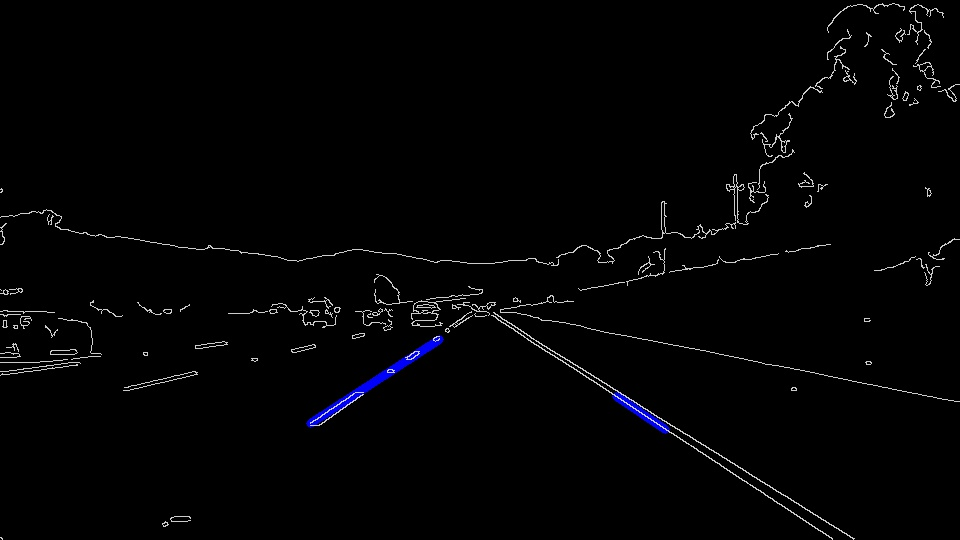
#> input picture solidWhiteRight.jpg, 960 x 540 px, found by its file name
$ jupyter execute --allow-errors P1.ipynb   (shell and % lines are left out)   (text cells are left out)
#> lines starting #> are read from the running program, lines starting #| are printed output that depends on the picture; after the words box and inside, x2 and y2 are one past the last pixel; in counts of white or black regions, pixels touching at a corner belong together; pictures that were not available may be replaced by others from this repository, and a replacement may not be noted
[cell 1]
#importing some useful packages
import matplotlib.pyplot as plt
import matplotlib.image as mpimg
import numpy as np
import cv2

[cell 2]
#reading in an image
image = mpimg.imread('test_images/solidWhiteRight.jpg')
#> image is the input picture: shape (540, 960, 3); mean R, G, B 3.2, 3.2, 4

#printing out some stats and plotting
print('This image is:', type(image), 'with dimensions:', image.shape)
#| This image is: <class 'numpy.ndarray'> with dimensions: (540, 960, 3)
plt.imshow(image)  # if you wanted to show a single color channel image called 'gray', for example, call as plt.imshow(gray, cmap='gray')

[cell 3]
import math


def grayscale(img):
    """Applies the Grayscale transform
    This will return an image with only one color channel
    but NOTE: to see the returned image as grayscale
    (assuming your grayscaled image is called 'gray')
    you should call plt.imshow(gray, cmap='gray')"""
    # return cv2.cvtColor(img, cv2.COLOR_RGB2GRAY)
    # Or use BGR2GRAY if you read an image with cv2.imread()
    return cv2.cvtColor(img, cv2.COLOR_BGR2GRAY)


def canny(img, low_threshold, high_threshold):
    """Applies the Canny transform"""
    return cv2.Canny(img, low_threshold, high_threshold)


def gaussian_blur(img, kernel_size):
    """Applies a Gaussian Noise kernel"""
    return cv2.GaussianBlur(img, (kernel_size, kernel_size), 0)


def region_of_interest(img, vertices):
    """
    Applies an image mask.

    Only keeps the region of the image defined by the polygon
    formed from `vertices`. The rest of the image is set to black.
    """
    # defining a blank mask to start with
    mask = np.zeros_like(img)

    # defining a 3 channel or 1 channel color to fill the mask with depending on the input image
    if len(img.shape) > 2:
        channel_count = img.shape[2]  # i.e. 3 or 4 depending on your image
        ignore_mask_color = (255,) * channel_count
    else:
        ignore_mask_color = 255

    # filling pixels inside the polygon defined by "vertices" with the fill color
    cv2.fillPoly(mask, vertices, ignore_mask_color)

    # returning the image only where mask pixels are nonzero
    masked_image = cv2.bitwise_and(img, mask)
    return masked_image


# Helper method to find extreme points
def extreme_points(img, lane, isLeft):
    if len(lane)==0:
        return None, None

    lane.sort(key=lambda x: x[1])
    slope_threshold = 0.05
    largest_red_line = 200
    if isLeft:
        ref_m, most_left = lane[0][0], (lane[0][1],lane[0][2])
        for i in reversed(range(len(lane))):
            red_slope = (lane[i][4] - most_left[1]) / (lane[i][3] - most_left[0])
            #print(ref_m, red_slope)
            if abs(red_slope-ref_m)<slope_threshold and abs(most_left[1]-lane[i][4])< largest_red_line:
                return most_left, (lane[i][3], lane[i][4])
    else:
        ref_m, most_right = lane[-1][0], (lane[-1][1],lane[-1][2])
        for i in range(len(lane)):
            red_slope = (lane[i][4] - most_right[1]) / (lane[i][3] - most_right[0])
            #print(ref_m, red_slope)
            if abs(red_slope-ref_m)<slope_threshold and abs(lane[i][4] - most_right[1]) < largest_red_line:
                return (lane[i][3], lane[i][4]), most_right


    return None, None


def draw_lines(img, lines, color=[255, 0, 0], thickness=8):
    """
    NOTE: this is the function you might want to use as a starting point once you want to
    average/extrapolate the line segments you detect to map out the full
    extent of the lane (going from the result shown in raw-lines-example.mp4
    to that shown in P1_example.mp4).

    Think about things like separating line segments by their
    slope ((y2-y1)/(x2-x1)) to decide which segments are part of the left
    line vs. the right line.  Then, you can average the position of each of
    the lines and extrapolate to the top and bottom of the lane.

    This function draws `lines` with `color` and `thickness`.
    Lines are drawn on the image inplace (mutates the image).
    If you want to make the lines semi-transparent, think about combining
    this function with the weighted_img() function below
    """

    lanes = []
    max_slope_diff, split = 0, 0

    for line in lines:
        for x1, y1, x2, y2 in line:
            if x2 - x1 == 0:
                m = float('inf')
            else:
                m = (y2 - y1) / (x2 - x1)
            lanes.append((m, x1, y1, x2, y2))

    lanes.sort()
    for i in range(1, len(lanes)):
        m_prev = lanes[i - 1][0]
        m = lanes[i][0]
        if m * m_prev < 0 and m - m_prev > max_slope_diff:
            max_slope_diff = m - m_prev
            split = i

    left_lane = lanes[:split]
    right_lane = lanes[split:]

    #     print(left_lane,'\n \n', right_lane, max_slope_diff)

    cv2.line(img, *extreme_points(img, left_lane, True), color, thickness)
    cv2.line(img, *extreme_points(img, right_lane, False), color, thickness)


def hough_lines(img, rho, theta, threshold, min_line_len, max_line_gap):
    """
    `img` should be the output of a Canny transform.

    Returns an image with hough lines drawn.
    """
    lines = cv2.HoughLinesP(img, rho, theta, threshold, np.array([]), minLineLength=min_line_len,
                            maxLineGap=max_line_gap)
    line_img = np.zeros((img.shape[0], img.shape[1], 3), dtype=np.uint8)
    draw_lines(line_img, lines)
    return line_img


# Python 3 has support for cool math symbols.

def weighted_img(img, initial_img, α=0.8, β=1., λ=0.):
    """
    `img` is the output of the hough_lines(), An image with lines drawn on it.
    Should be a blank image (all black) with lines drawn on it.

    `initial_img` should be the image before any processing.

    The result image is computed as follows:

    initial_img * α + img * β + λ
    NOTE: initial_img and img must be the same shape!
    """
    return cv2.addWeighted(initial_img, α, img, β, λ)

[cell 4]
import os
os.listdir("test_images/")

[cell 5]
# TODO: Build your pipeline that will draw lane lines on the test_images
# then save them to the test_images directory.

# Gaussian Smoothing Parameters
kernel_size = 5

# Canny Parameters
low_threshold = 50
high_threshold = 150

# Hough Transform Parameters
rho = 2
theta = np.pi/180
threshold = 15
min_line_length = 40
max_line_gap = 20
line_image = np.copy(image)*0 #creating a blank to draw lines on
#> line_image: shape (540, 960, 3); every value is 0

def pipeline_file(filename):
    pipeline(mpimg.imread("test_images/" + filename), filename)


def pipeline(img, filename=None):
    img_gray = grayscale(img)
    img_gray_blur = gaussian_blur(img_gray, kernel_size)
    edges = canny(img_gray_blur, low_threshold, high_threshold)

    #region of interest
    vertices = np.array([[(0,img.shape[0]),(500, 310), (500, 329), (img.shape[1],img.shape[0])]], dtype=np.int32)
    masked_edges = region_of_interest(edges, vertices)

    #Hough Lines
    hough = hough_lines(masked_edges, rho, theta, threshold, min_line_length, max_line_gap)

    color_edges = np.dstack((edges, edges, edges))

    #Save Image to disk
    if filename:
        cv2.imwrite("test_images_output/" + filename, weighted_img(hough, color_edges, α=0.8, β=1., λ=0.))


    return weighted_img(hough, img, α=0.8, β=1., λ=0.)


#pipeline_file("whiteCarLaneSwitch.jpg")
for filename in os.listdir("test_images/"):
    pipeline_file(filename)
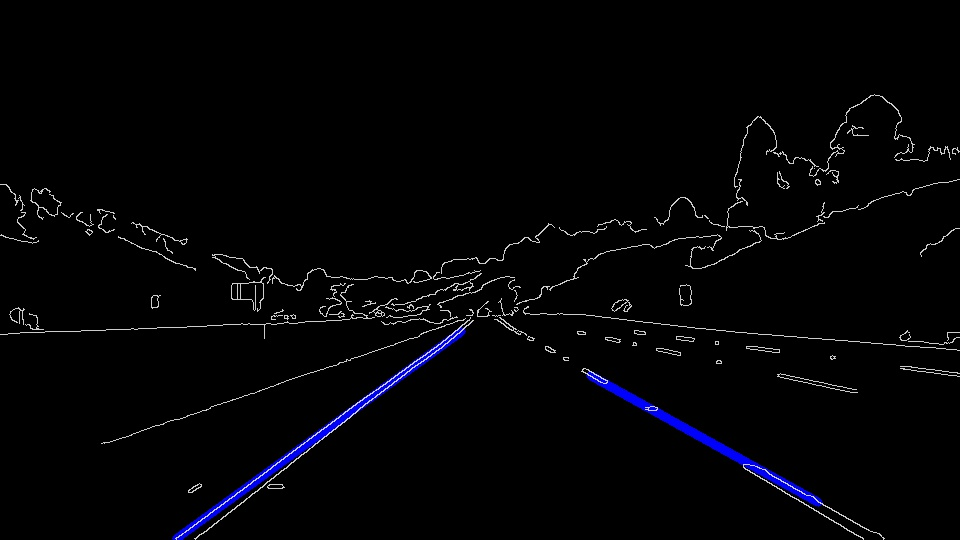
#> input picture whiteCarLaneSwitch.jpg, 960 x 540 px, given as the content of the folder test_images/, which was not available
#> in pipeline, img is the input picture: shape (540, 960, 3); mean R, G, B 3.5, 3.5, 5.6
#> in gaussian_blur, `return cv2.GaussianBlur(img, (kernel_size, kernel_size), 0)`:
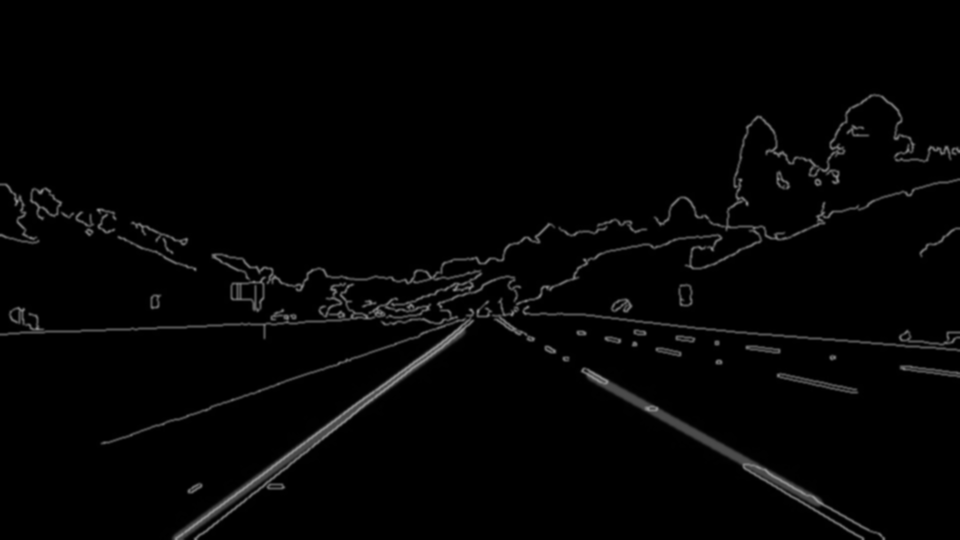
#> returned value: shape (540, 960); min 0, max 149, mean 4.1
#> in canny, `return cv2.Canny(img, low_threshold, high_threshold)`:
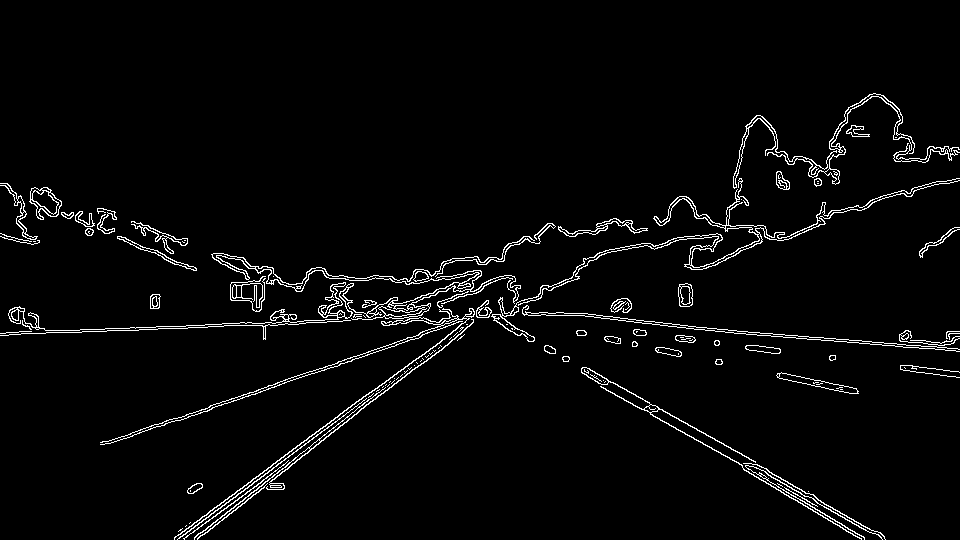
#> returned value: shape (540, 960); 3.1% white in thin lines or dots, all inside (x1, y1, x2, y2) = (0, 93, 960, 540)
#> in region_of_interest, `cv2.fillPoly(mask, vertices, ignore_mask_color)`:
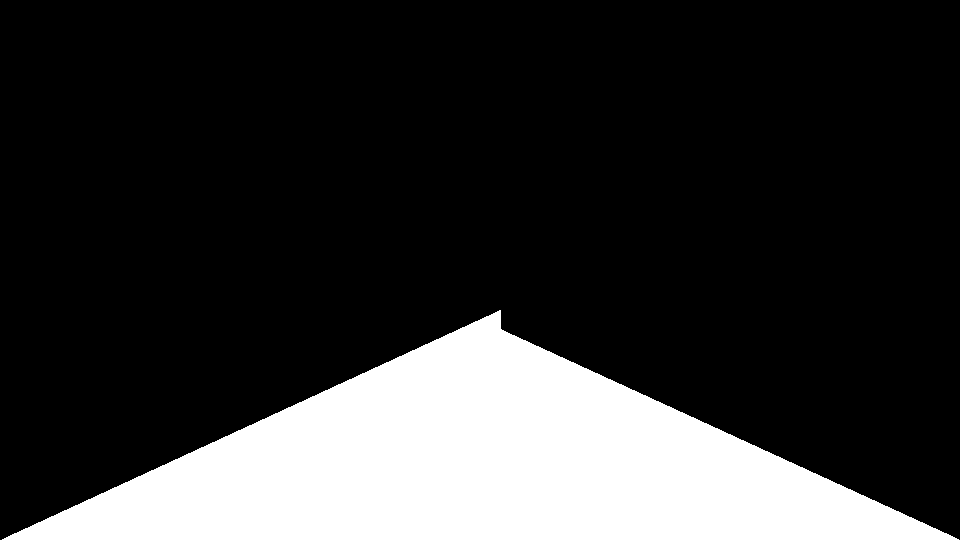
#> mask: shape (540, 960); 20.5% white; 1 white region, box (x1, y1, x2, y2) and area: (2, 310, 959, 540) 106077
#> in region_of_interest, `masked_image = cv2.bitwise_and(img, mask)`:
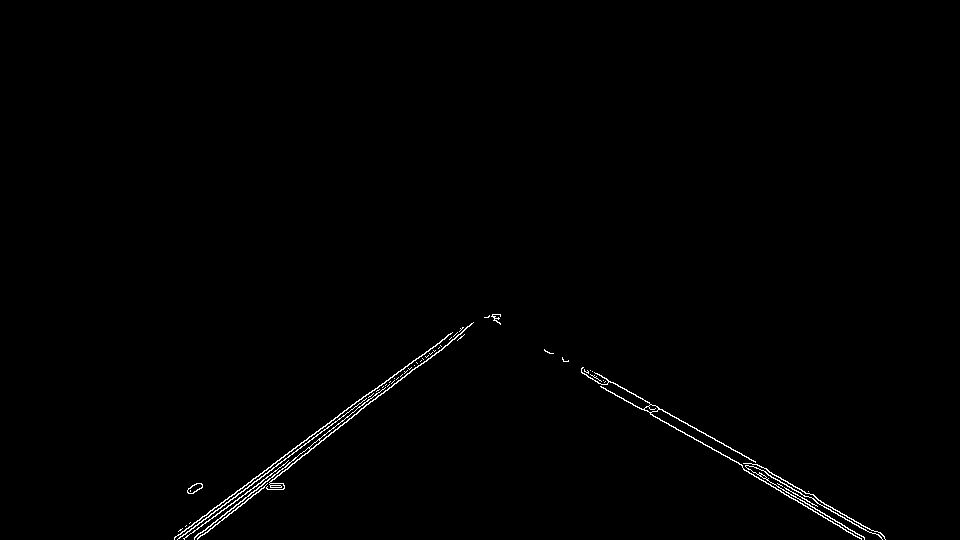
#> masked_image: shape (540, 960); 0.66% white in thin lines or dots, all inside (x1, y1, x2, y2) = (174, 314, 886, 540)
#> in hough_lines, `lines = cv2.HoughLinesP(img, rho, theta, threshold, np.array([]), minL..`: lines = 43 rows, first 6: [597, 373, 688, 425], [644, 409, 841, 523], [197, 538, 472, 323], [179, 538, 366, 398], [793, 486, 884, 537], [194, 537, 319, 440]
#> the loop in draw_lines, `for line in lines:` made 43 passes
#> line on passes 1 to 12: [[597, 373, 688, 425]], [[644, 409, 841, 523]], [[197, 538, 472, 323]], [[179, 538, 366, 398]], [[793, 486, 884, 537]], [[194, 537, 319, 440]], [[791, 495, 864, 538]], [[233, 503, 288, 460]], [[174, 539, 372, 390]], [[741, 453, 867, 531]], [[639, 407, 687, 435]], [[754, 464, 817, 503]]
#> after the loop in draw_lines, `for line in lines:`: lanes = 43 items, first 6: (0.571, 597, 373, 688, 425), (0.579, 644, 409, 841, 523), (-0.782, 197, 538, 472, 323), (-0.749, 179, 538, 366, 398), (0.56, 793, 486, 884, 537), (-0.776, 194, 537, 319, 440)
#> the loop in draw_lines, `for i in range(1, len(lanes)):` made 42 passes
#> (m_prev, m, max_slope_diff, split) on pass 23: (-0.0217, 0.516, 0.538, 23)
#> (m_prev, m) on passes 1 to 6: (-1.02, -0.815), (-0.815, -0.782), (-0.782, -0.782), (-0.782, -0.782), (-0.782, -0.776), (-0.776, -0.765)
#> after the loop in draw_lines, `for i in range(1, len(lanes)):`: max_slope_diff = 0.538; split = 23
#> in draw_lines, `left_lane = lanes[:split]`: left_lane = 23 items, first 6: (-1.02, 336, 429, 379, 385), (-0.815, 199, 536, 383, 386), (-0.782, 282, 471, 415, 367), (-0.782, 197, 538, 472, 323), (-0.782, 233, 503, 288, 460), (-0.776, 194, 537, 319, 440)
#> in draw_lines, `right_lane = lanes[split:]`: right_lane = 20 items, first 6: (0.516, 545, 351, 607, 383), (0.522, 750, 463, 817, 498), (0.528, 552, 353, 605, 381), (0.532, 583, 367, 662, 409), (0.539, 749, 473, 825, 514), (0.56, 793, 486, 884, 537)
#> in extreme_points, `ref_m, most_left = lane[0][0], (lane[0][1],lane[0][2])`: ref_m = -0.753; most_left = (174, 539)
#> the loop in extreme_points, `for i in reversed(range(len(lane))):` made 4 passes
#> (i, red_slope) on passes 1 to 4: (22, -0.705), (21, -0.734), (20, -0.715), (19, -0.739)
#> the loop in extreme_points, `for i in range(len(lane)):` made 1 pass
#> red_slope on pass 1: 0.543
#> in draw_lines, `cv2.line(img, *extreme_points(img, right_lane, False), color, thickness)`:
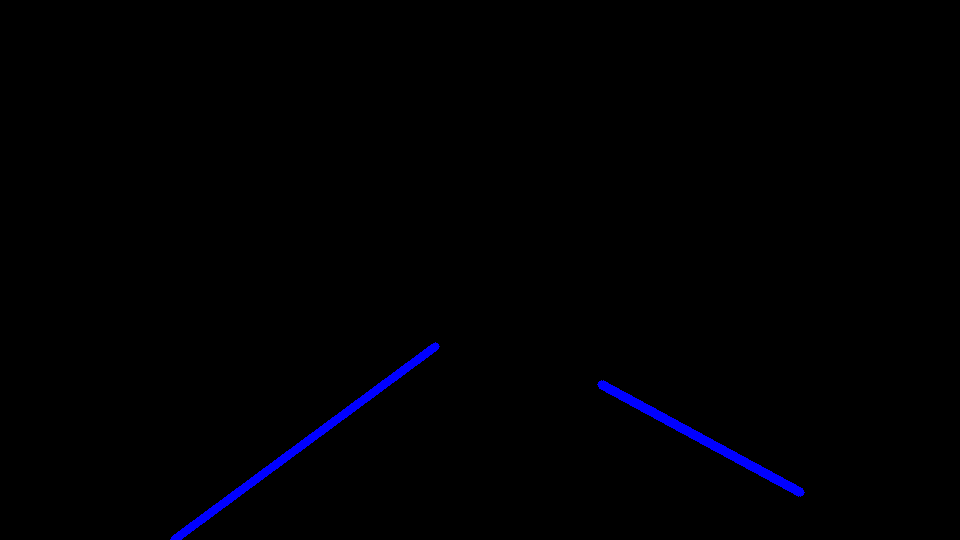
#> img: shape (540, 960, 3); mean of channels 0, 1, 2 2.4, 0, 0; drawn as B, G, R
#> in weighted_img, `return cv2.addWeighted(initial_img, α, img, β, λ)`:
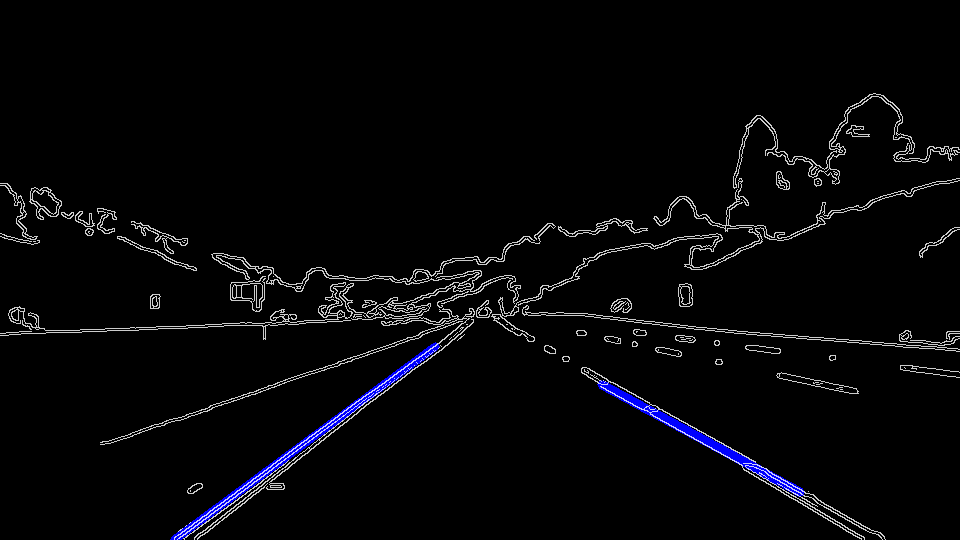
#> returned value: shape (540, 960, 3); mean of channels 0, 1, 2 8.2, 6.4, 6.4; drawn as B, G, R
